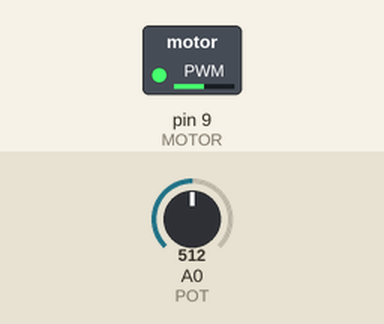
This sketch was run on a simulated Arduino Uno, built with avr-gcc and run on an emulated ATmega328P. Parts: switched loads named in the sketch (green lamp = pin HIGH). The test bench sets the inputs (shaded band); at power-on: A0 (POT) = 512.

Above: at 1.2 s.
1.3 s: A0 (POT) set to 716
At 2.3 s:
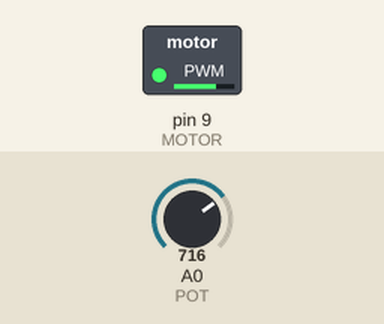
2.8 s: A0 (POT) set to 900
At 3.4 s:
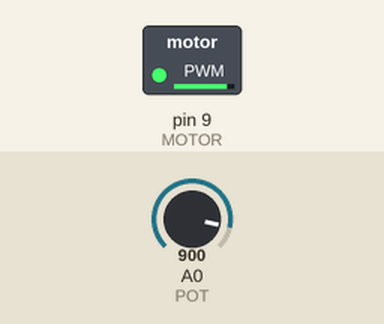
4.3 s: A0 (POT) set to 122
At 4.6 s:
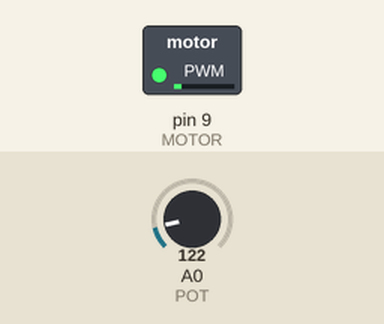
5.8 s: A0 (POT) set to 0
At 6.9 s:
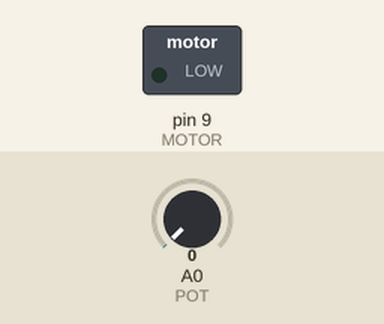
7.3 s: A0 (POT) set to 511
At 8.1 s:
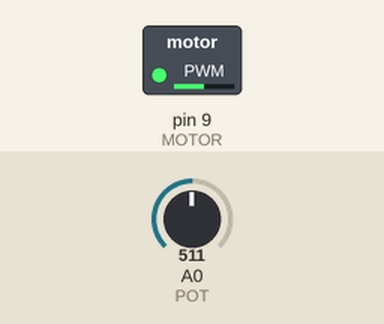
Timing chart, 0 to 9.8 s (numbered marks = the images above; inputs shaded):
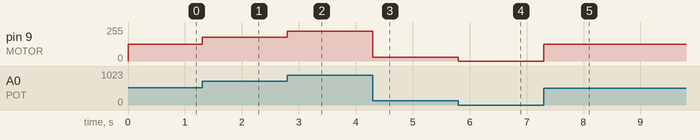

Measured:
- after the input at 1.3 s, pin 9 (MOTOR): 127/255 → 178/255 at once
- after the input at 2.8 s, pin 9 (MOTOR): 178/255 → 224/255 at once
- after the input at 4.3 s, pin 9 (MOTOR): 224/255 → 30/255 at once
- after the input at 5.8 s, pin 9 (MOTOR): 30/255 → 0/255 at once
- after the input at 7.3 s, pin 9 (MOTOR): 0/255 → 127/255 at once

The sketch:

motor_pot_sistematico.ino
```cpp
// My world program  (make this more specific)

// =================
// Constants:
const int MOTOR = 9;
const int POT = 0;

int w = 0;

void setup()
{
	pinMode(MOTOR, OUTPUT);
	pinMode(POT, INPUT);
}

// =================
// Data definitions:

// Velocidad es Natural[0, 255]
// interp. es la velocidad de giro del motor
int w1 = 0;     // sin velocidad
int w2 = 127;   // velocidad media
int w3 = 255;   // toda la velocidad

void fn_for_velocidad(int w){
    // w
}

// Template rules used:
// - atomico no-distinto: Natural[0, 255]

// =================
// Functions:

// Velocidad -> Velocidad
// start the world with ...

void loop()
{
	w = sigVelocidad();     // Velocidad -> Velocidad
    render(w);   // Velocidad -> Image

}

// Velocidad -> Velocidad
// produce the next lectura de velocidad de giro del motor segun la lectura en el POT
// sigVelocidad(0) // analogRead(POT);
int sigVelocidad(){
	return analogRead(POT);
}


// Velocidad -> Image
// render el motor con una velocidad adecuada.
// render(127) // analogWrite(MOTOR, map_de_127)
void render(int w){
    return analogWrite(MOTOR, map(w, 0, 1023, 0, 255));
}
```
